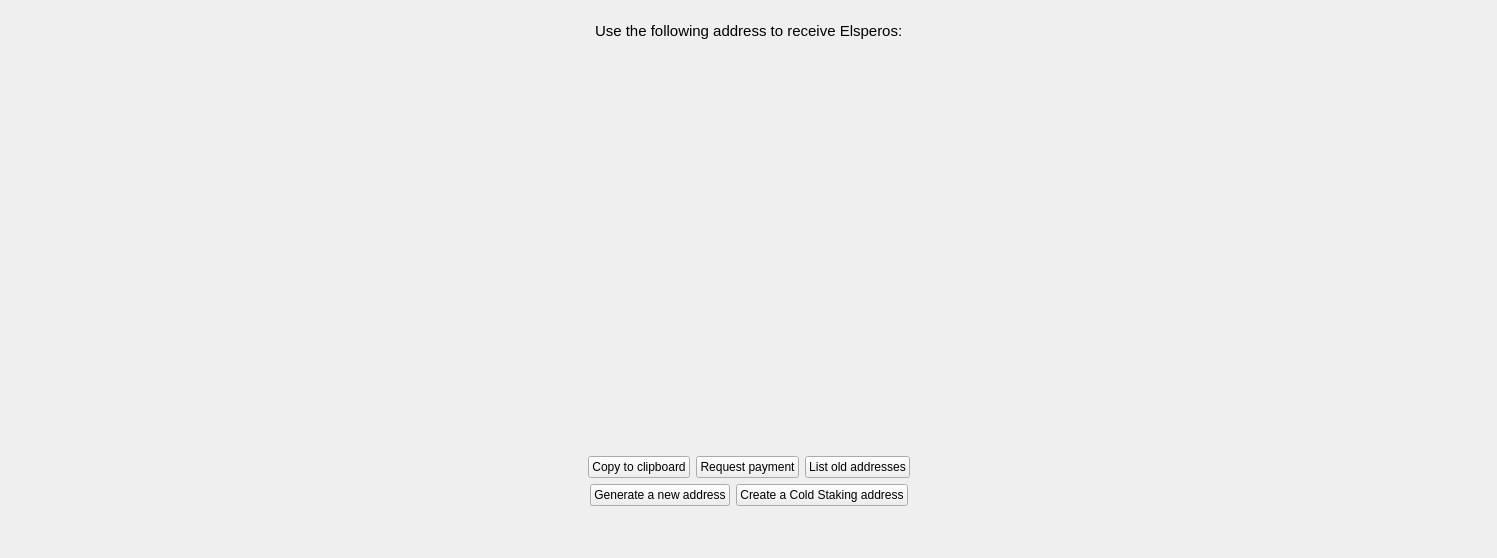
<?xml version="1.0" encoding="UTF-8"?>
<ui version="4.0">
 <class>getAddressToReceive</class>
 <widget class="QWidget" name="getAddressToReceive">
  <property name="windowModality">
   <enum>Qt::NonModal</enum>
  </property>
  <property name="geometry">
   <rect>
    <x>0</x>
    <y>0</y>
    <width>1497</width>
    <height>558</height>
   </rect>
  </property>
  <property name="sizePolicy">
   <sizepolicy hsizetype="MinimumExpanding" vsizetype="MinimumExpanding">
    <horstretch>0</horstretch>
    <verstretch>0</verstretch>
   </sizepolicy>
  </property>
  <property name="windowTitle">
   <string>Form</string>
  </property>
  <layout class="QGridLayout" name="gridLayout">
   <item row="0" column="0">
    <layout class="QVBoxLayout" name="verticalLayout">
     <property name="sizeConstraint">
      <enum>QLayout::SetNoConstraint</enum>
     </property>
     <item>
      <spacer name="verticalSpacer">
       <property name="orientation">
        <enum>Qt::Vertical</enum>
       </property>
       <property name="sizeType">
        <enum>QSizePolicy::Maximum</enum>
       </property>
       <property name="sizeHint" stdset="0">
        <size>
         <width>20</width>
         <height>10</height>
        </size>
       </property>
      </spacer>
     </item>
     <item>
      <layout class="QHBoxLayout" name="horizontalLayout">
       <item>
        <spacer name="horizontalSpacer">
         <property name="orientation">
          <enum>Qt::Horizontal</enum>
         </property>
         <property name="sizeHint" stdset="0">
          <size>
           <width>40</width>
           <height>20</height>
          </size>
         </property>
        </spacer>
       </item>
       <item>
        <widget class="QLabel" name="label">
         <property name="font">
          <font>
           <pointsize>11</pointsize>
          </font>
         </property>
         <property name="text">
          <string>Use the following address to receive Elsperos:</string>
         </property>
        </widget>
       </item>
       <item>
        <spacer name="horizontalSpacer_2">
         <property name="orientation">
          <enum>Qt::Horizontal</enum>
         </property>
         <property name="sizeHint" stdset="0">
          <size>
           <width>40</width>
           <height>20</height>
          </size>
         </property>
        </spacer>
       </item>
      </layout>
     </item>
     <item>
      <spacer name="verticalSpacer_2">
       <property name="orientation">
        <enum>Qt::Vertical</enum>
       </property>
       <property name="sizeHint" stdset="0">
        <size>
         <width>20</width>
         <height>10</height>
        </size>
       </property>
      </spacer>
     </item>
     <item>
      <layout class="QHBoxLayout" name="horizontalLayout_8">
       <item>
        <spacer name="horizontalSpacer_4">
         <property name="orientation">
          <enum>Qt::Horizontal</enum>
         </property>
         <property name="sizeHint" stdset="0">
          <size>
           <width>40</width>
           <height>20</height>
          </size>
         </property>
        </spacer>
       </item>
       <item>
        <layout class="QHBoxLayout" name="horizontalLayout_2">
         <item>
          <spacer name="horizontalSpacer_16">
           <property name="orientation">
            <enum>Qt::Horizontal</enum>
           </property>
           <property name="sizeHint" stdset="0">
            <size>
             <width>40</width>
             <height>20</height>
            </size>
           </property>
          </spacer>
         </item>
         <item>
          <layout class="QVBoxLayout" name="verticalLayout_3">
           <item>
            <widget class="QRImageWidget" name="lblQRCode">
             <property name="sizePolicy">
              <sizepolicy hsizetype="Expanding" vsizetype="Fixed">
               <horstretch>0</horstretch>
               <verstretch>0</verstretch>
              </sizepolicy>
             </property>
             <property name="minimumSize">
              <size>
               <width>300</width>
               <height>320</height>
              </size>
             </property>
             <property name="toolTip">
              <string>QR Code</string>
             </property>
             <property name="styleSheet">
              <string notr="true"/>
             </property>
             <property name="textFormat">
              <enum>Qt::PlainText</enum>
             </property>
             <property name="alignment">
              <set>Qt::AlignCenter</set>
             </property>
             <property name="wordWrap">
              <bool>true</bool>
             </property>
            </widget>
           </item>
          </layout>
         </item>
         <item>
          <spacer name="horizontalSpacer_15">
           <property name="orientation">
            <enum>Qt::Horizontal</enum>
           </property>
           <property name="sizeHint" stdset="0">
            <size>
             <width>40</width>
             <height>20</height>
            </size>
           </property>
          </spacer>
         </item>
        </layout>
       </item>
       <item>
        <spacer name="horizontalSpacer_3">
         <property name="orientation">
          <enum>Qt::Horizontal</enum>
         </property>
         <property name="sizeHint" stdset="0">
          <size>
           <width>40</width>
           <height>20</height>
          </size>
         </property>
        </spacer>
       </item>
      </layout>
     </item>
     <item>
      <spacer name="verticalSpacer_3">
       <property name="orientation">
        <enum>Qt::Vertical</enum>
       </property>
       <property name="sizeHint" stdset="0">
        <size>
         <width>20</width>
         <height>20</height>
        </size>
       </property>
      </spacer>
     </item>
     <item>
      <layout class="QHBoxLayout" name="horizontalLayout_7">
       <item>
        <spacer name="horizontalSpacer_13">
         <property name="orientation">
          <enum>Qt::Horizontal</enum>
         </property>
         <property name="sizeHint" stdset="0">
          <size>
           <width>40</width>
           <height>20</height>
          </size>
         </property>
        </spacer>
       </item>
       <item>
        <widget class="QPushButton" name="copyClipboardButton">
         <property name="text">
          <string>Copy to clipboard</string>
         </property>
        </widget>
       </item>
       <item>
        <widget class="QPushButton" name="requestPaymentButton">
         <property name="text">
          <string>Request payment</string>
         </property>
        </widget>
       </item>
       <item>
        <widget class="QPushButton" name="requestNewAddressButton">
         <property name="text">
          <string>List old addresses</string>
         </property>
        </widget>
       </item>
       <item>
        <spacer name="horizontalSpacer_14">
         <property name="orientation">
          <enum>Qt::Horizontal</enum>
         </property>
         <property name="sizeHint" stdset="0">
          <size>
           <width>40</width>
           <height>20</height>
          </size>
         </property>
        </spacer>
       </item>
      </layout>
     </item>
     <item>
      <layout class="QHBoxLayout" name="horizontalLayout_3">
       <item>
        <spacer name="horizontalSpacer_5">
         <property name="orientation">
          <enum>Qt::Horizontal</enum>
         </property>
         <property name="sizeHint" stdset="0">
          <size>
           <width>40</width>
           <height>20</height>
          </size>
         </property>
        </spacer>
       </item>
       <item>
        <widget class="QPushButton" name="newAddressButton">
         <property name="text">
          <string>Generate a new address</string>
         </property>
        </widget>
       </item>
       <item>
        <widget class="QPushButton" name="coldStakingButton">
         <property name="text">
          <string>Create a Cold Staking address</string>
         </property>
        </widget>
       </item>
       <item>
        <spacer name="horizontalSpacer_6">
         <property name="orientation">
          <enum>Qt::Horizontal</enum>
         </property>
         <property name="sizeHint" stdset="0">
          <size>
           <width>40</width>
           <height>20</height>
          </size>
         </property>
        </spacer>
       </item>
      </layout>
     </item>
     <item>
      <spacer name="verticalSpacer_4">
       <property name="orientation">
        <enum>Qt::Vertical</enum>
       </property>
       <property name="sizeType">
        <enum>QSizePolicy::MinimumExpanding</enum>
       </property>
       <property name="sizeHint" stdset="0">
        <size>
         <width>20</width>
         <height>10</height>
        </size>
       </property>
      </spacer>
     </item>
    </layout>
   </item>
  </layout>
 </widget>
 <customwidgets>
  <customwidget>
   <class>QRImageWidget</class>
   <extends>QLabel</extends>
   <header>receiverequestdialog.h</header>
  </customwidget>
 </customwidgets>
 <resources/>
 <connections/>
</ui>
